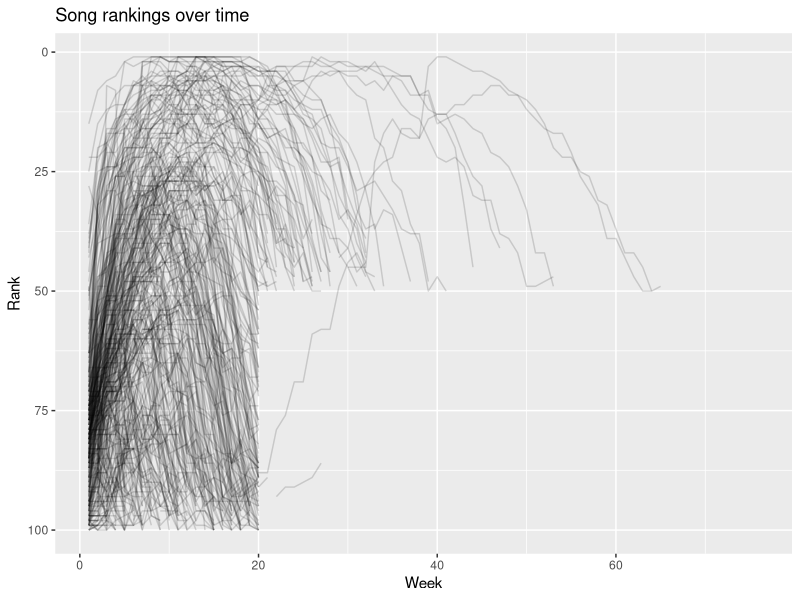

R code for this plot:
#
#
#
#
#
#
#
#
#
#| message: false
library(tidyverse)
#
#
#
billboard |>
  select(artist, track, date.entered, wk1:wk4)
#
#
#
billboard |>
  summarize(
    earliest = min(date.entered),
    latest = max(date.entered)
  )
#
#
#
billboard |>
  pivot_longer(
    cols = starts_with("wk"),
    names_to = "week",
    names_prefix = "wk",
    values_to = "rank",
    names_transform = list(week = as.integer)
  ) |>
  ggplot(aes(x = week, y = rank, group = track)) +
  geom_line(alpha = 0.15, na.rm = TRUE) +
  scale_y_reverse() +
  labs(
    title = "Song rankings over time",
    x = "Week",
    y = "Rank"
  )
#
#
#
billboard |>
  summarize(
    across(
      c(wk1, wk4, wk10, wk20, wk40, wk76),
      list(
        missing = ~ sum(is.na(.x)),
        present = ~ sum(!is.na(.x))
      )
    )
  ) |>
  pivot_longer(
    everything(),
    names_to = c("week", ".value"),
    names_sep = "_"
  )
#
#
#
rank_comparison <- billboard |>
  mutate(
    rank_change = wk6 - wk1,
    result = case_when(
      is.na(wk6) ~ "missing by week 6",
      rank_change < 0 ~ "improved",
      rank_change == 0 ~ "stayed the same",
      rank_change > 0 ~ "got worse"
    )
  )

rank_comparison |>
  count(result, name = "songs")

rank_comparison |>
  summarize(
    songs_with_both_weeks = sum(!is.na(rank_change)),
    median_rank_change = median(rank_change, na.rm = TRUE)
  )
#
#
#
billboard |>
  rowwise() |>
  mutate(
    re_entered = {
      present_weeks <- which(!is.na(c_across(starts_with("wk"))))
      any(diff(present_weeks) > 1)
    }
  ) |>
  ungroup() |>
  count(re_entered)
#
#
#
#
